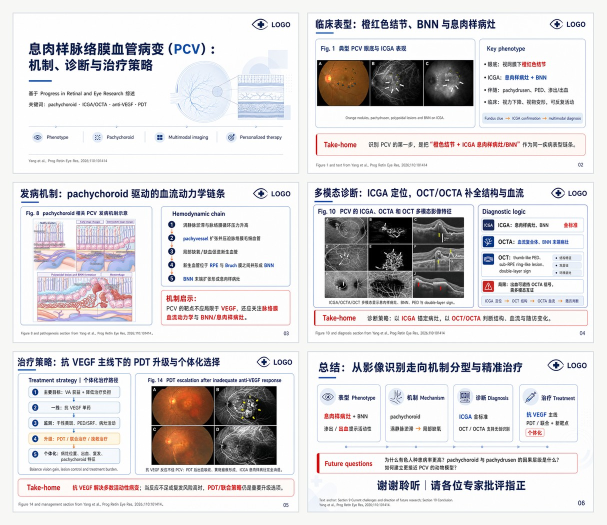
#> input picture bundled-skills/cycppt/references/style_selector/assets/001_example_6slides.jpg, 1213 x 1050 px (shown at 1/2 size)
$ python validate-slide-ready.py --slide ../references/style_selector/assets/001_example_6slides.jpg --result out.png
#> lines starting #> are read from the running program, lines starting #| are printed output that depends on the picture
#!/usr/bin/env python3
"""Preflight a generated slide image before editppt prepare/add-page."""

from __future__ import annotations

import argparse
import json
import math
from pathlib import Path
from typing import Any

from PIL import Image, ImageStat


EXPECTED_STATUS = "IMAGE_READY"
EXPECTED_TOOL_FRAGMENT = "editppt image"
MIN_DIMENSION = 720
ASPECT_RATIO = 16 / 9
ASPECT_TOLERANCE = 0.03
MIN_STDDEV = 6.0
MIN_NON_WHITE_FRACTION = 0.002
REQUIRED_QUALITY_CHECKS = {
    "text_readable",
    "no_garbled_text",
    "layout_complete",
    "style_consistent",
    "evidence_preserved",
    "safe_margins",
    "no_visual_artifacts",
}


def load_json(path: Path) -> tuple[dict[str, Any] | None, str | None]:
    try:
        return json.loads(path.read_text(encoding="utf-8")), None
    except FileNotFoundError:
        return None, f"slide result does not exist: {path}"
    except json.JSONDecodeError as exc:
        return None, f"slide result is not valid JSON: {path}: {exc}"


def is_sources_placeholder_path(path: Path) -> bool:
    parts = [part.casefold() for part in path.parts]
    return any(parts[index : index + 2] == ["slides", "sources"] for index in range(len(parts) - 1))


def image_metrics(path: Path) -> tuple[dict[str, Any] | None, str | None]:
    try:
        with Image.open(path) as image:
#> image is the input picture: PIL image 1213x1050 RGB; mean R, G, B 222.1, 220.1, 221.5
            rgb = image.convert("RGB")
            width, height = rgb.size
#> width = 1213; height = 1050
            sample = rgb.copy()
            sample.thumbnail((512, 512))
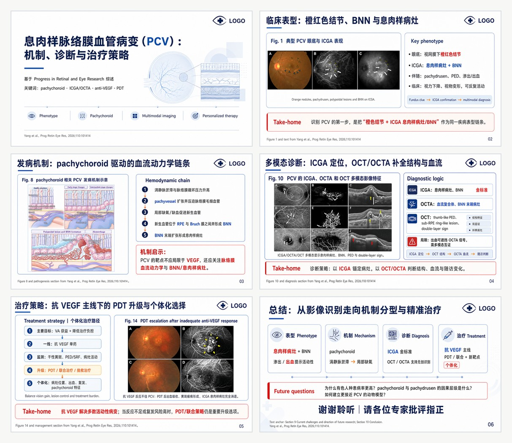
#> sample: PIL image 512x443 RGB; mean R, G, B 222, 220, 221.4
            stat = ImageStat.Stat(sample)
            stddev = max(stat.stddev) if stat.stddev else 0.0
#> stddev = 61.38
            grayscale = sample.convert("L")
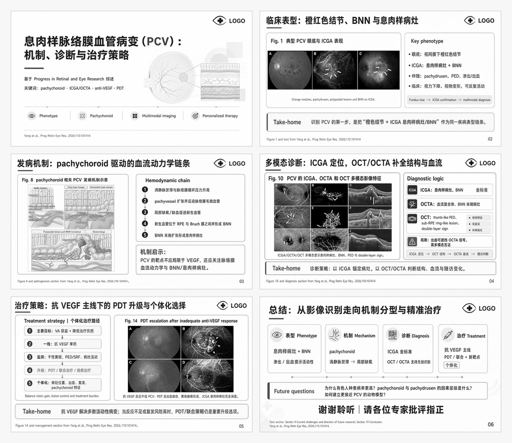
#> grayscale: PIL image 512x443 L; min 0, max 255, mean 220.8
            pixel_reader = getattr(grayscale, "get_flattened_data", grayscale.getdata)
            pixels = list(pixel_reader())
#> pixels = 226816 items
            non_white = sum(1 for value in pixels if value < 248)
#> non_white = 111167
            non_white_fraction = non_white / len(pixels) if pixels else 0.0
#> non_white_fraction = 0.49
            return {
                "width": width,
                "height": height,
                "aspect_ratio": width / height if height else None,
                "max_channel_stddev": stddev,
                "non_white_fraction": non_white_fraction,
            }, None
    except FileNotFoundError:
        return None, f"slide image does not exist: {path}"
    except Exception as exc:  # PIL raises several concrete exception types.
        return None, f"slide image cannot be opened as an image: {path}: {exc}"


# [44 lines left out: functions result_output_matches, validate_quality_review, not called in this run]


def validate(slide: Path, result_path: Path, require_quality_review: bool = False) -> dict[str, Any]:
    errors: list[str] = []
    checks = {
        "slide_exists": False,
        "result_exists": False,
        "status": False,
        "passed": False,
        "provenance": False,
        "output_matches_slide": False,
        "dimensions": False,
        "aspect_ratio": False,
        "nonblank": False,
        "not_sources_placeholder": False,
        "quality_review": False,
    }
    quality_review_metrics: dict[str, Any] = {}

    result, result_error = load_json(result_path)
    if result_error:
        errors.append(result_error)
    else:
        assert result is not None
        checks["result_exists"] = True
        checks["status"] = result.get("status") == EXPECTED_STATUS
        checks["passed"] = result.get("passed") is True
        backend = result.get("image_backend") or {}
        tool_call = str(backend.get("tool_call", ""))
        checks["provenance"] = EXPECTED_TOOL_FRAGMENT in tool_call
        checks["output_matches_slide"] = result_output_matches(result, slide)
        quality_ok, quality_errors, quality_review_metrics = validate_quality_review(
            result,
            required=require_quality_review,
        )
        checks["quality_review"] = quality_ok
        errors.extend(quality_errors)

        if not checks["status"]:
            errors.append(f"slide result status must be {EXPECTED_STATUS}")
        if not checks["passed"]:
            errors.append("slide result passed must be true")
        if not checks["provenance"]:
            errors.append("slide result provenance must show editppt image generate/edit/batch")
        if not checks["output_matches_slide"]:
            errors.append("slide result output must point to the validated slide image")

    metrics, image_error = image_metrics(slide)
#> metrics = {'width': 1213, 'height': 1050, 'aspect_ratio': 1.16, 'max_channel_stddev': 61.38, 'non_white_fraction': 0.49}
    if image_error:
        errors.append(image_error)
    else:
        assert metrics is not None
        checks["slide_exists"] = True
        width = metrics["width"]
#> width = 1213
        height = metrics["height"]
#> height = 1050
        aspect = metrics["aspect_ratio"]
#> aspect = 1.16
        checks["dimensions"] = width >= MIN_DIMENSION and height >= MIN_DIMENSION
        checks["aspect_ratio"] = aspect is not None and math.isclose(
            float(aspect), ASPECT_RATIO, rel_tol=ASPECT_TOLERANCE
        )
        checks["nonblank"] = (
            float(metrics["max_channel_stddev"]) >= MIN_STDDEV
            and float(metrics["non_white_fraction"]) >= MIN_NON_WHITE_FRACTION
        )

        if not checks["dimensions"]:
            errors.append(f"slide image dimensions are too small: {width}x{height}")
        if not checks["aspect_ratio"]:
            errors.append(f"slide image must be 16:9, got {width}x{height}")
        if not checks["nonblank"]:
            errors.append("slide image appears blank, solid-color, or low-variance placeholder")

    checks["not_sources_placeholder"] = not is_sources_placeholder_path(slide)
    if not checks["not_sources_placeholder"]:
        errors.append("slides/sources paths are reserved for source assets, not generated slide images")

    passed = not errors and all(checks.values())
#> passed = False
    return {
        "passed": passed,
        "slide": str(slide),
        "result": str(result_path),
        "checks": checks,
        "metrics": {**(metrics or {}), "quality_review": quality_review_metrics},
        "errors": errors,
    }


def main() -> int:
    parser = argparse.ArgumentParser(description=__doc__)
    parser.add_argument("--slide", required=True, help="Path to generated slides/slideNN.png")
    parser.add_argument("--result", required=True, help="Path to slide_results/slideNN.json")
    parser.add_argument(
        "--require-quality-review",
        action="store_true",
        help="Require a passed structured visual quality review in the slide result.",
    )
    args = parser.parse_args()

    payload = validate(
        Path(args.slide),
        Path(args.result),
        require_quality_review=args.require_quality_review,
    )
#> payload = 6 items
    print(json.dumps(payload, ensure_ascii=False, indent=2))
#> (printed output is left out)
    return 0 if payload["passed"] else 1


if __name__ == "__main__":
#> (the run stopped early here; a loop or call above may not have finished)

$ run again, on bundled-skills/cycppt/references/style_selector/assets/003_example_6slides.jpg
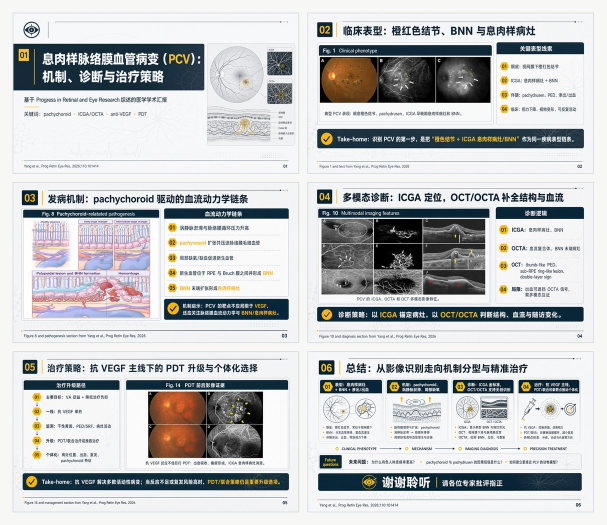
#> input picture bundled-skills/cycppt/references/style_selector/assets/003_example_6slides.jpg, 1213 x 1050 px (shown at 1/2 size)
#> in image_metrics, image is the input picture: PIL image 1213x1050 RGB; mean R, G, B 193.9, 195.7, 196.9
#> in image_metrics, `sample.thumbnail((512, 512))`:
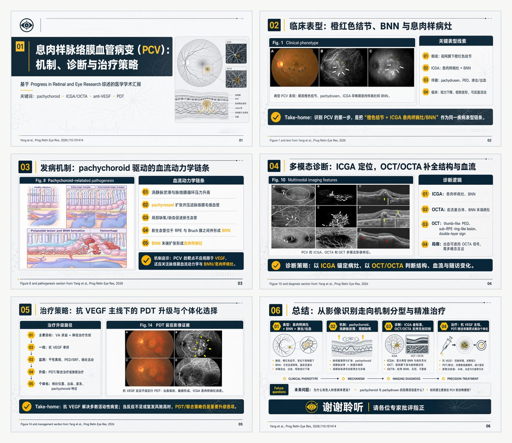
#> sample: PIL image 512x443 RGB; mean R, G, B 193.9, 195.7, 196.9
#> stddev = 81.39
#> in image_metrics, `grayscale = sample.convert("L")`:
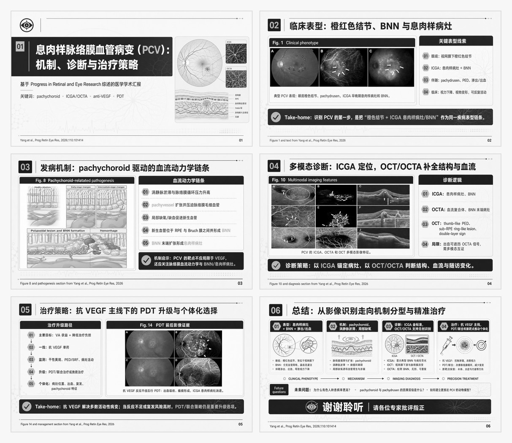
#> grayscale: PIL image 512x443 L; min 0, max 255, mean 195.3
#> pixels = 226816 items
#> non_white = 189579
#> non_white_fraction = 0.836
#> metrics = {'width': 1213, 'height': 1050, 'aspect_ratio': 1.16, 'max_channel_stddev': 81.39, 'non_white_fraction': 0.836}
#> in validate, `width = metrics["width"]`: width = 1213
#> in validate, `height = metrics["height"]`: height = 1050
#> aspect = 1.16
#> passed = False
#> payload = 6 items
#> (printed output is left out)

$ run again, on bundled-skills/cycppt/references/style_selector/assets/004_example_6slides.jpg
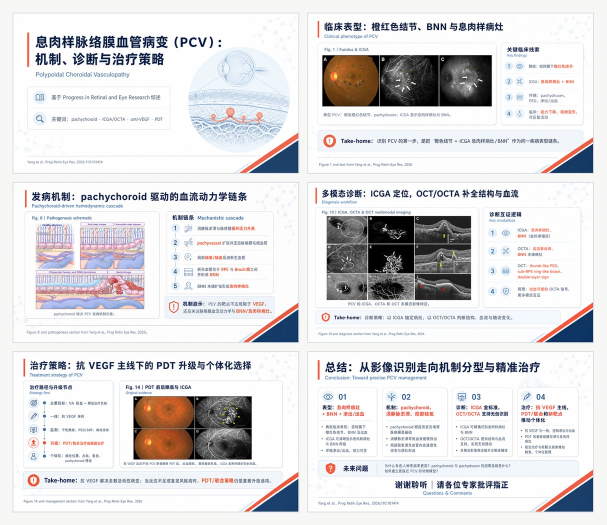
#> input picture bundled-skills/cycppt/references/style_selector/assets/004_example_6slides.jpg, 1213 x 1050 px (shown at 1/2 size)
#> in image_metrics, image is the input picture: PIL image 1213x1050 RGB; mean R, G, B 221.4, 220.4, 222
#> in image_metrics, `sample.thumbnail((512, 512))`:
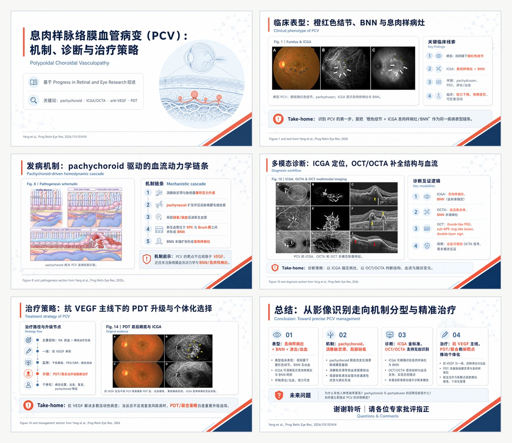
#> sample: PIL image 512x443 RGB; mean R, G, B 221.4, 220.4, 221.9
#> stddev = 62.52
#> in image_metrics, `grayscale = sample.convert("L")`:
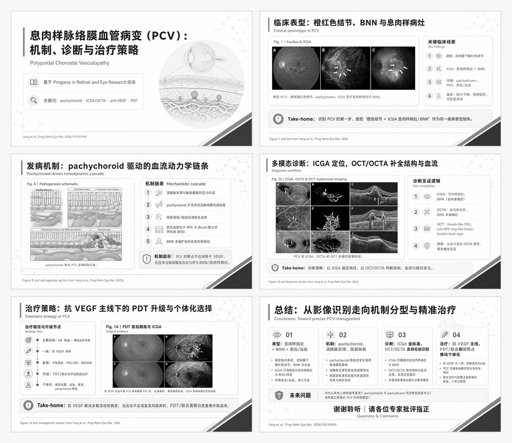
#> grayscale: PIL image 512x443 L; min 0, max 255, mean 220.9
#> pixels = 226816 items
#> non_white = 113946
#> non_white_fraction = 0.502
#> metrics = {'width': 1213, 'height': 1050, 'aspect_ratio': 1.16, 'max_channel_stddev': 62.52, 'non_white_fraction': 0.502}
#> in validate, `width = metrics["width"]`: width = 1213
#> in validate, `height = metrics["height"]`: height = 1050
#> aspect = 1.16
#> passed = False
#> payload = 6 items
#> (printed output is left out)

$ run again, on bundled-skills/cycppt/references/style_selector/assets/005_example_6slides.jpg
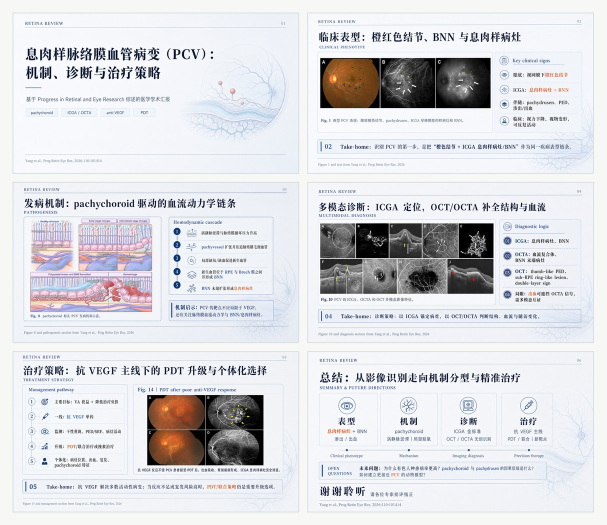
#> input picture bundled-skills/cycppt/references/style_selector/assets/005_example_6slides.jpg, 1213 x 1050 px (shown at 1/2 size)
#> in image_metrics, image is the input picture: PIL image 1213x1050 RGB; mean R, G, B 218.6, 219, 222.9
#> in image_metrics, `sample.thumbnail((512, 512))`:
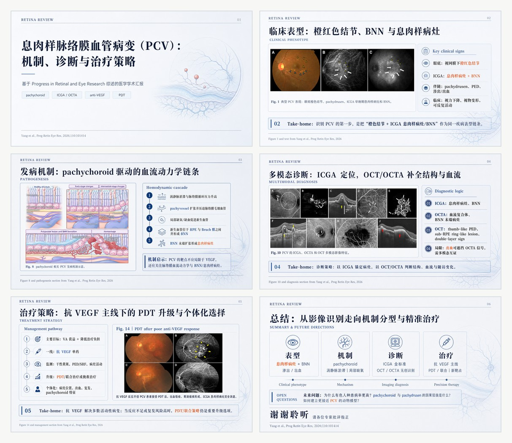
#> sample: PIL image 512x443 RGB; mean R, G, B 218.6, 219.1, 222.9
#> stddev = 58.27
#> in image_metrics, `grayscale = sample.convert("L")`:
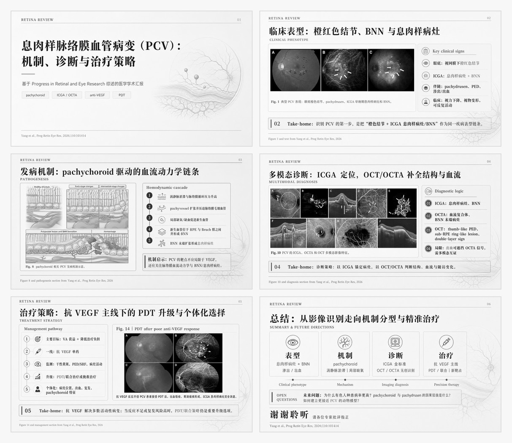
#> grayscale: PIL image 512x443 L; min 0, max 255, mean 219.4
#> pixels = 226816 items
#> non_white = 199349
#> non_white_fraction = 0.879
#> metrics = {'width': 1213, 'height': 1050, 'aspect_ratio': 1.16, 'max_channel_stddev': 58.27, 'non_white_fraction': 0.879}
#> in validate, `width = metrics["width"]`: width = 1213
#> in validate, `height = metrics["height"]`: height = 1050
#> aspect = 1.16
#> passed = False
#> payload = 6 items
#> (printed output is left out)
